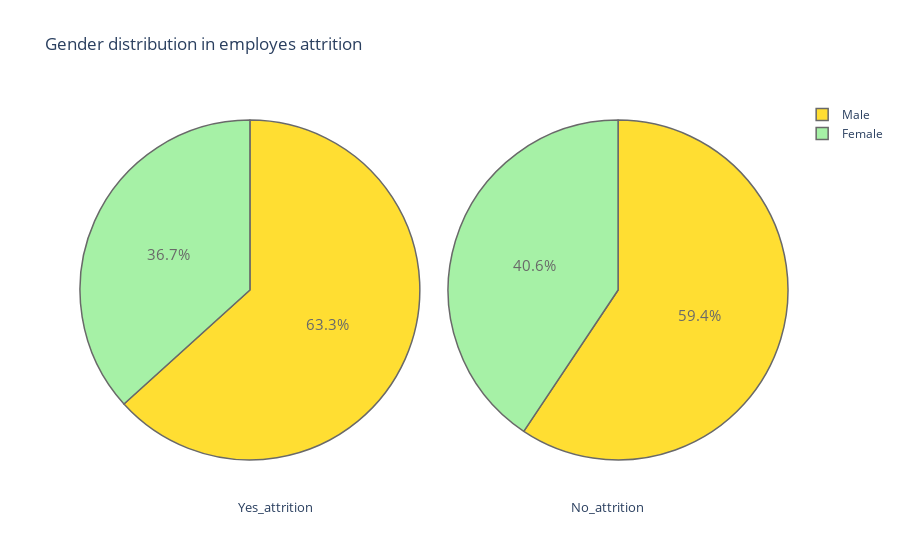

Notebook code for this chart:
### Code cell
plot_pie("Gender")
barplot('Gender',True)
plot_pie('OverTime')
barplot('OverTime',True)
plot_pie('BusinessTravel')
barplot('BusinessTravel',True)
plot_pie('JobRole')
barplot('JobRole',True)
plot_pie('Department') 
barplot('Department',True)
plot_pie('MaritalStatus') 
barplot('MaritalStatus',True)
plot_pie('EducationField') 
barplot('EducationField',True)
plot_pie('Education') 
barplot('Education',False)
plot_pie('EnvironmentSatisfaction')
barplot('EnvironmentSatisfaction',False)
plot_pie('JobInvolvement')
barplot('JobInvolvement', False)
plot_pie('JobLevel')
barplot('JobLevel',False)
plot_pie('JobSatisfaction')
barplot('JobSatisfaction',False)
plot_pie('PerformanceRating')
barplot('PerformanceRating',False)
plot_pie('RelationshipSatisfaction')
barplot('RelationshipSatisfaction', False)
plot_pie('StockOptionLevel')
barplot('StockOptionLevel', False)
plot_pie('WorkLifeBalance')
barplot('WorkLifeBalance', False)

### Figure 1 — Plotly figure (JSON) as saved in the notebook; plotly's stock layout.template omitted (floating-point values rounded to 4 significant figures)
{"data": [{"domain": {"x": [0, 0.48]}, "hoverinfo": "label+percent+name", "labels": ["Male", "Female"], "marker": {"colors": ["gold", "lightgreen", "lightcoral", "lightskyblue", "lightgrey", "orange", "white", "lightpink"], "line": {"width": 1.5}}, "name": "attrition employes", "opacity": 0.8, "textfont": {"size": 15}, "type": "pie", "values": [150, 87]}, {"domain": {"x": [0.52, 1]}, "hoverinfo": "label+percent+name", "labels": ["Male", "Female"], "marker": {"colors": ["gold", "lightgreen", "lightcoral", "lightskyblue", "lightgrey", "orange", "white", "lightpink"], "line": {"width": 1.5}}, "name": "Non attrition employes", "opacity": 0.8, "textfont": {"size": 15}, "type": "pie", "values": [732, 501]}], "layout": {"annotations": [{"font": {"size": 13}, "showarrow": false, "text": "Yes_attrition", "x": 0.22, "y": -0.1}, {"font": {"size": 13}, "showarrow": false, "text": "No_attrition", "x": 0.8, "y": -0.1}], "title": {"text": "Gender distribution in employes attrition "}}}
